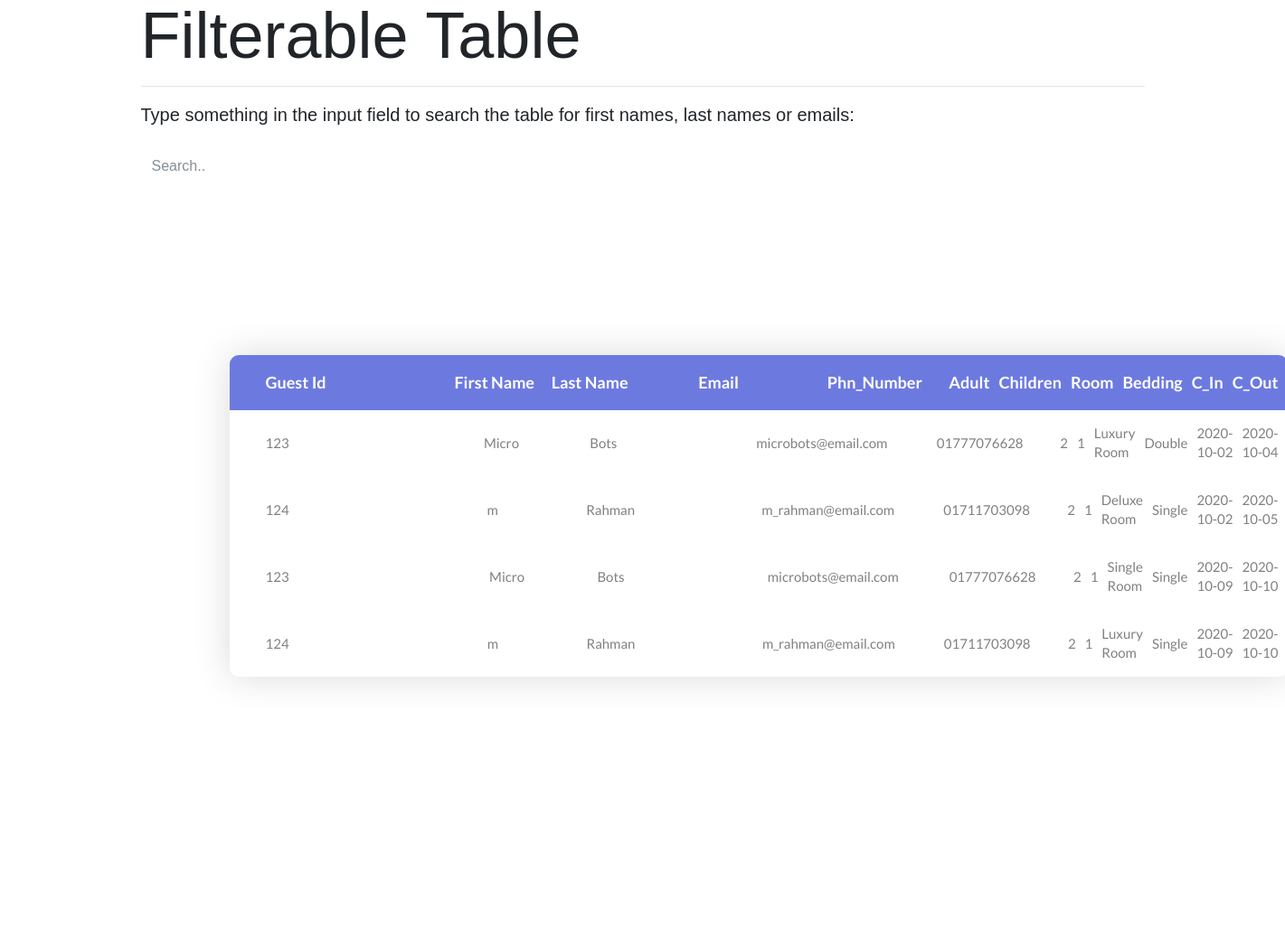
Page /resrvation_table.php on the earlier database version.
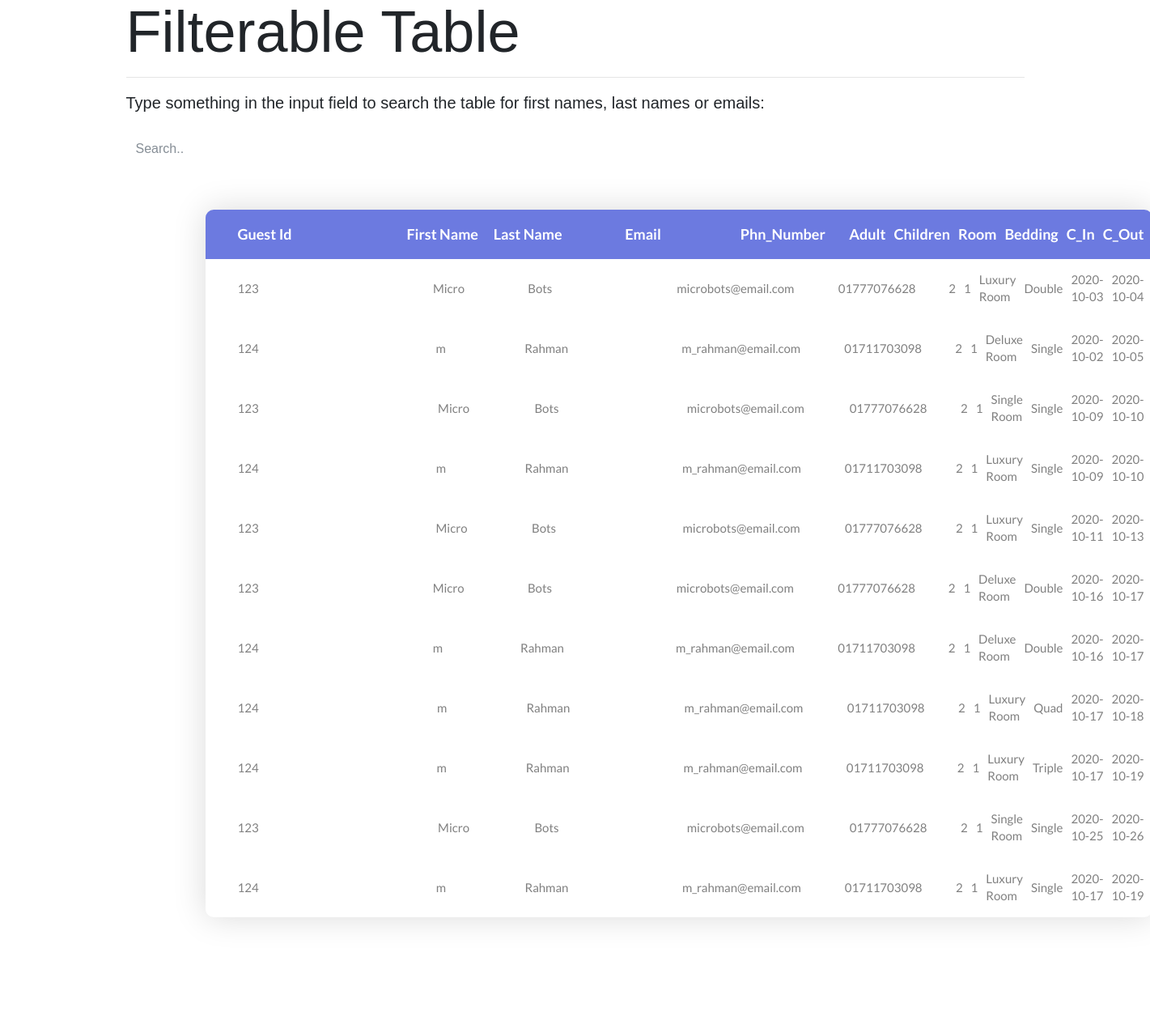
Same page on the later database version.
### tables this page shows
CREATE TABLE `roombook` (
  `id` int(10) NOT NULL,
  `guest_id` int(10) NOT NULL,
  `Room` varchar(15) DEFAULT NULL,
  `bedding` varchar(15) DEFAULT NULL,
  `rdate` date DEFAULT NULL,
  `cin` date DEFAULT NULL,
  `cout` date DEFAULT NULL,
  `adult` int(10) DEFAULT NULL,
  `children` int(10) DEFAULT NULL
);

CREATE TABLE `guest_info` (
  `NID` varchar(8) NOT NULL,
  `first_name` varchar(15) DEFAULT NULL,
  `last_name` varchar(15) NOT NULL,
  `email` varchar(25) NOT NULL,
  `phn_number` varchar(11) NOT NULL,
  `pass` varchar(15) DEFAULT NULL,
  `conf_pass` varchar(15) DEFAULT NULL,
  `choice` int(6) DEFAULT NULL,
  `c_ans` varchar(15) DEFAULT NULL
);

### resrvation_table.php (the view, shortened to what this page needs)
<!DOCTYPE html>
<html lang="en">
<head>
	<link rel="stylesheet" type="text/css" href="css/bootstrap.min.css">
	<link rel="stylesheet" type="text/css" href="fonts/font-awesome-4.7.0/css/font-awesome.min.css">
	<link rel="stylesheet" type="text/css" href="css/animate.css">
	<link rel="stylesheet" type="text/css" href="css/select2.min.css">
	<link rel="stylesheet" type="text/css" href="css/perfect-scrollbar.css">
	<link rel="stylesheet" type="text/css" href="css/util.css">
	<link rel="stylesheet" type="text/css" href="css/main.css">
</head>
<body>
	<div class="container">
	<h2 class="display-3">Filterable Table</h2>
	<hr>
  <p class="lead">Type something in the input field to search the table for first names, last names or emails:</p><br> </di>
  <input class="form-control" id="myInput" type="text" placeholder="Search..">
  <br>
	<div class="limiter">
		<div class="container-table100">
			<div class="wrap-table100">
				<div class="table100 ver1 m-b-110">
					<div class="table100-head">
						<table>
							<thead>
								<tr class="row100 head">
									<th class="cell100 column1">Guest Id</th>
									<th class="cell100 column2">First Name</th>
									<th class="cell100 column3">Last Name</th>
									<th class="cell100 column4">Email</th>
									<th class="cell100 column5">Phn_Number</th>
									<th class="cell100 column6">Adult</th>
									<th class="cell100 column7">Children</th>
									<th class="cell100 column8">Room</th>
									<th class="cell100 column9">Bedding</th>
									<th class="cell100 column10">C_In</th>
									<th class="cell100 column11">C_Out</th>
								</tr>
							</thead>
						</table>
					</div>
					<?php
                    require "connection.php";
                    $result= "SELECT *
                              FROM roombook as rb, guest_info as g
                              WHERE rb.guest_id=g.NID";
                    $query= mysqli_query($conn,$result);
                    while($row=mysqli_fetch_assoc($query)){
                    echo '<div class="table100-body js-pscroll">
						<table>
							<tbody id="myTable">
								<tr class="row100 body">
									<td class="cell100 column1">'.$row["guest_id"].'</td>
									<td class="cell100 column2">'.$row["first_name"].'</td>
									<td class="cell100 column3">'.$row["last_name"].'</td>
									<td class="cell100 column4">'.$row["email"].'</td>
									<td class="cell100 column5">'.$row["phn_number"].'</td>
									<td class="cell100 column6">'.$row["adult"].'</td>
									<td class="cell100 column7">'.$row["children"].'</td>
									<td class="cell100 column8">'.$row["Room"].'</td>
									<td class="cell100 column9">'.$row["bedding"].'</td>
									<td class="cell100 column10">'.$row["cin"].'</td>
									<td class="cell100 column11">'.$row["cout"].'</td>
								</tr>
							</tbody>
						</table>
					</div>';
                }
					?>
									</div>
				</div>
			</div>
		</div>
</body>
</html>

### css/perfect-scrollbar.css (style rules this page uses)
.ps { overflow: hidden !important; overflow-anchor: none; -ms-overflow-style: none; touch-action: auto; -ms-touch-action: auto; }

### css/main.css (style rules this page uses)
* { margin: 0px; padding: 0px; box-sizing: border-box; }
body, html { height: 100%; font-family: sans-serif; }
h1,h2,h3,h4,h5,h6 { margin: 0px; }
p { margin: 0px; }
input { display: block; outline: none; border: none !important; }
.js-pscroll { position: relative; overflow: hidden; }
.limiter { width: 1366px; margin: 0 auto; }
.container-table100 { width: 100%; min-height: 100vh; background: #fff; display: -webkit-box; display: -webkit-flex; display: -moz-box; display: -ms-flexbox; display: flex; align-items: center; justify-content: center; flex-wrap: wrap; padding: 33px 30px; }
.wrap-table100 { width: 1170px; }
.table100 { background-color: #fff; }
table { width: 100%; }
th, td { font-weight: unset; padding-right: 10px; }
.column1 { width: 33%; padding-left: 40px; }
.column2 { width: 13%; }
.column3 { width: 22%; }
.column4 { width: 19%; }
.column5 { width: 13%; }
.table100-head th { padding-top: 18px; padding-bottom: 18px; }
.table100-body td { padding-top: 16px; padding-bottom: 16px; }
.table100 { position: relative; padding-top: 60px; }
.table100-head { position: absolute; width: 100%; top: 0; left: 0; }
.table100-body { max-height: 585px; overflow: auto; }
.table100.ver1 th { font-family: Lato-Bold; font-size: 18px; color: #fff; line-height: 1.4; background-color: #6c7ae0; }
.table100.ver1 td { font-family: Lato-Regular; font-size: 15px; color: #808080; line-height: 1.4; }
.table100.ver1 { border-radius: 10px; overflow: hidden; box-shadow: 0 0px 40px 0px rgba(0, 0, 0, 0.15); -moz-box-shadow: 0 0px 40px 0px rgba(0, 0, 0, 0.15); -webkit-box-shadow: 0 0px 40px 0px rgba(0, 0, 0, 0.15); -o-box-shadow: 0 0px 40px 0px rgba(0, 0, 0, 0.15); -ms-box-shadow: 0 0px 40px 0px rgba(0, 0, 0, 0.15); }

Differences in the rows shown:
changed roombook (number 1 of 11 on the later page): cin "2020-10-02" → "2020-10-03"
added roombook: guest "123", guest_info.first_name "Micro", guest_info.last_name "Bots", guest_info.email "microbots@email.com", guest_info.phn_number "01777076628", adult "2", children "1", Room "Luxury Room", bedding "Single", cin "2020-10-11", cout "2020-10-13"
added roombook: guest "123", guest_info.first_name "Micro", guest_info.last_name "Bots", guest_info.email "microbots@email.com", guest_info.phn_number "01777076628", adult "2", children "1", Room "Deluxe Room", bedding "Double", cin "2020-10-16", cout "2020-10-17"
added roombook: guest "124", guest_info.first_name "m", guest_info.last_name "Rahman", guest_info.email "m_rahman@email.com", guest_info.phn_number "01711703098", adult "2", children "1", Room "Deluxe Room", bedding "Double", cin "2020-10-16", cout "2020-10-17"
added roombook: guest "124", guest_info.first_name "m", guest_info.last_name "Rahman", guest_info.email "m_rahman@email.com", guest_info.phn_number "01711703098", adult "2", children "1", Room "Luxury Room", bedding "Quad", cin "2020-10-17", cout "2020-10-18"
added roombook: guest "124", guest_info.first_name "m", guest_info.last_name "Rahman", guest_info.email "m_rahman@email.com", guest_info.phn_number "01711703098", adult "2", children "1", Room "Luxury Room", bedding "Triple", cin "2020-10-17", cout "2020-10-19"
added roombook: guest "123", guest_info.first_name "Micro", guest_info.last_name "Bots", guest_info.email "microbots@email.com", guest_info.phn_number "01777076628", adult "2", children "1", Room "Single Room", bedding "Single", cin "2020-10-25", cout "2020-10-26"
added roombook: guest "124", guest_info.first_name "m", guest_info.last_name "Rahman", guest_info.email "m_rahman@email.com", guest_info.phn_number "01711703098", adult "2", children "1", Room "Luxury Room", bedding "Single", cin "2020-10-17", cout "2020-10-19"
